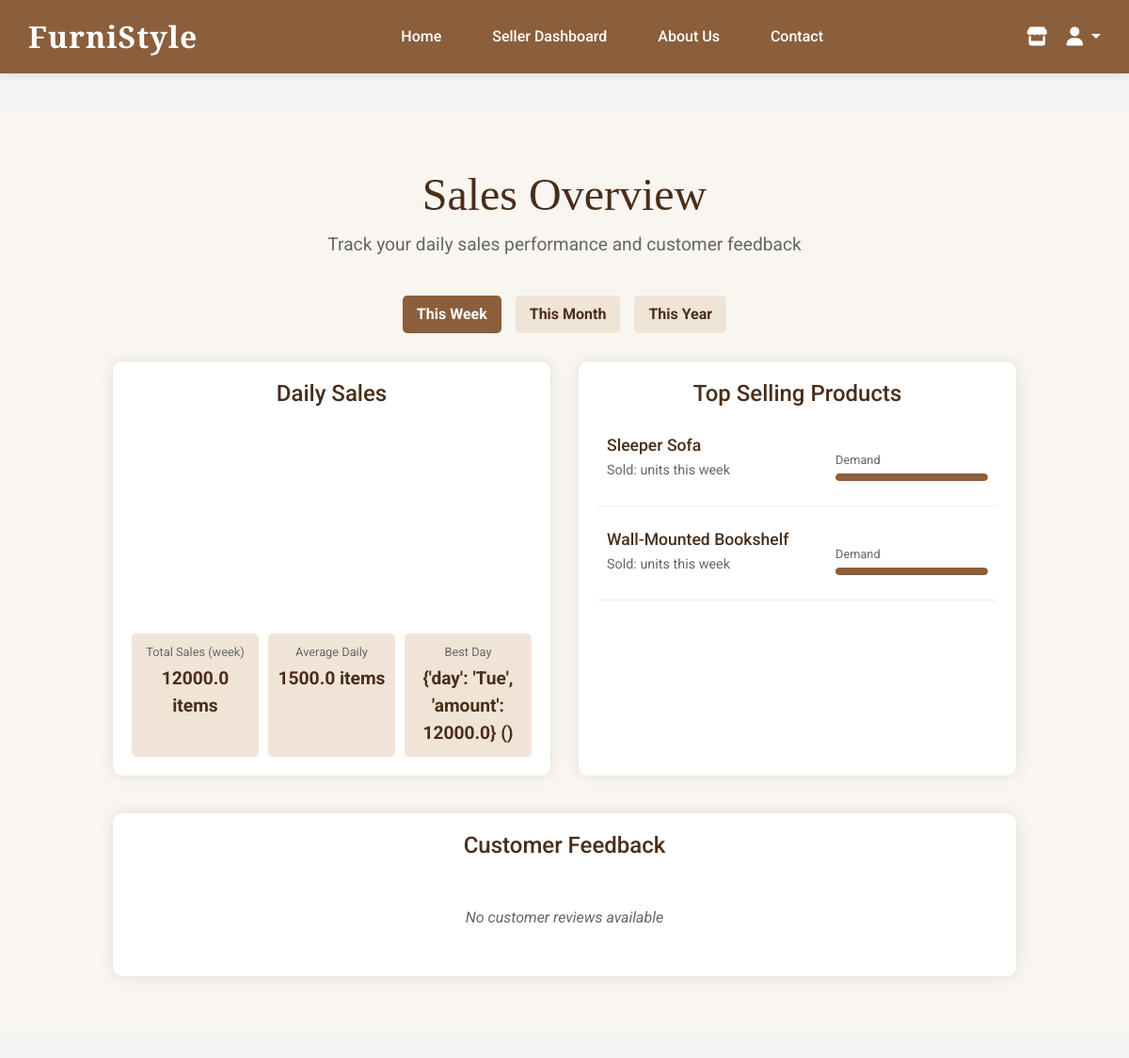
The app's page /sales-overview/ (signed in) with its own data.
### user/models.py (models this page shows, shortened)
class Product(models.Model):
    CATEGORY_CHOICES = [
        ('desks', 'Desks'),
        ('office-chairs', 'Office Chairs'),
        ('paintings', 'Paintings'),
        ('coffee-tables', 'Coffee Tables'),
        ('sofa-couches', 'Sofa and Couches'),
        ('bookshelves', 'Bookshelves'),
        ('side tables', 'Side Tables'),
        ('dining tables', 'Dining Tables'),
        ('dining chairs', 'Dining Chairs'),
        ('buffets and sideboards', 'Buffets and Sideboards'),
        ('bar carts', 'Bar Carts'),
        ('file cabinets', 'File Cabinets'),
        ('wall clocks', 'Wall Clocks'),
         ('doormats', 'Doormats'),
          ('fairy lights', 'Fairy Lights'),
          ('others', 'Others'),
    ]
    seller = models.ForeignKey(CustomUser, on_delete=models.CASCADE, related_name='products')
    name = models.CharField(max_length=100)
    description = models.TextField()
    price = models.DecimalField(max_digits=10, decimal_places=2)
    stock = models.IntegerField()
    image_url = models.URLField(blank=True)
    category = models.CharField(max_length=50, choices=CATEGORY_CHOICES)
    created_at = models.DateTimeField(auto_now_add=True)

### user/views.py (the view)
# urls.py: path('sales-overview/', views.sales_overview, name='sales_overview'),
@login_required
def sales_overview(request):
    if request.user.role != 'seller':
        return JsonResponse({'error': 'Unauthorized'}, status=403)
    period = request.GET.get('period', 'week')
    today = datetime.now().date()
    if period == 'week':
        start_date = today - timedelta(days=7)
    elif period == 'month':
        start_date = today - timedelta(days=30)
    else:  # year
        start_date = today - timedelta(days=365)
    seller_orders = Order.objects.filter(
        items__product__seller=request.user,
        created_at__date__gte=start_date,
        created_at__date__lte=today
    ).distinct()
    daily_sales = []
    for i in range((today - start_date).days + 1):
        current_date = start_date + timedelta(days=i)
        day_total = seller_orders.filter(
            created_at__date=current_date
        ).aggregate(
            total=Sum('total')
        )['total'] or 0
        daily_sales.append({
            'day': current_date.strftime('%a'),
            'amount': float(day_total)
        })
    total_sales = seller_orders.aggregate(
        total=Sum('total')
    )['total'] or 0
    avg_daily_sales = total_sales / len(daily_sales) if daily_sales else 0
    best_day = max(daily_sales, key=lambda x: x['amount'])
    top_products = OrderItem.objects.filter(
        order__in=seller_orders,
        product__seller=request.user
    ).values(
        'product__name',
        'product__price'
    ).annotate(
        total_quantity=Sum('quantity'),
        total_revenue=Sum(F('quantity') * F('product__price'))
    ).order_by('-total_quantity')[:5]
    top_products_data = [{
        'name': item['product__name'],
        'quantity': item['total_quantity'],
        'revenue': float(item['total_revenue'])
    } for item in top_products]
    customer_reviews = []
    context = {
        'daily_sales': daily_sales,
        'total_sales': float(total_sales),
        'avg_daily_sales': float(avg_daily_sales),
        'best_day': best_day,
        'top_products': top_products_data,
        'customer_reviews': customer_reviews,
        'period': period
    }
    return render(request, 'sales_overview.html', context)

### user/templates/sales_overview.html (shortened to what this page needs)
{% extends 'homepage.html' %}
{% load static %}
{% block content %}
<div class="sales-overview">
    <div class="sales-header">
        <h2>Sales Overview</h2>
        <p>Track your daily sales performance and customer feedback</p>
    </div>
    <div class="date-filter">
        <button class="active" data-period="week">This Week</button>
        <button data-period="month">This Month</button>
        <button data-period="year">This Year</button>
    </div>
    <div class="sales-container">
        <div class="sales-chart">
            <h3>Daily Sales</h3>
            <div class="chart-container">
            </div>
            <div class="chart-summary">
                <div class="summary-item">
                    <span class="summary-label">Total Sales ({{ period }})</span>
                    <span class="summary-value">{{ total_sales }} items</span>
                </div>
                <div class="summary-item">
                    <span class="summary-label">Average Daily</span>
                    <span class="summary-value">{{ avg_daily_sales }} items</span>
                </div>
                <div class="summary-item">
                    <span class="summary-label">Best Day</span>
                    <span class="summary-value">{{ best_day }} ({{ best_day_sales }})</span>
                </div>
            </div>
        </div>
        <div class="sales-details">
            <h3>Top Selling Products</h3>
            <div class="product-list">
                {% if top_products %}
                    {% for product in top_products %}
                        <div class="product-item">
                            <div class="product-info">
                                <h4>{{ product.name }}</h4>
                                <p>Sold: {{ product.sold_count }} units this {{ period }}</p>
                            </div>
                            <div class="product-demand">
                                <span class="demand-label">Demand</span>
                                <div class="demand-bar">
                                    <div class="demand-fill" style="width: {{ product.demand_percentage }}% ;"></div>
                                </div>
                            </div>
                        </div>
                    {% endfor %}
                {% else %}
                    <div class="no-data">No product sales data available</div>
                {% endif %}
            </div>
        </div>
    </div>
    <div class="seller-reviews">
        <h3>Customer Feedback</h3>
        <div class="review-container">
            {% if customer_reviews %}
                {% for review in customer_reviews %}
                    <div class="seller-review">
                        <div class="review-header">
                            <img src="{{ review.customer_photo }}" alt="{{ review.customer_name }}" class="reviewer-photo">
                            <div class="reviewer-details">
                                <span class="reviewer-name">{{ review.customer_name }}</span>
                                <span class="review-date">Purchased: {{ review.product_name }}</span>
                            </div>
                            <span class="review-rating">{{ review.rating }}</span>
                        </div>
                        <p class="review-comment">{{ review.comment }}</p>
                    </div>
                {% endfor %}
            {% else %}
                <div class="no-data">No customer reviews available</div>
            {% endif %}
        </div>
    </div>
</div>
{% endblock %}

### user/templates/sales_overview.html (style rules this page uses)
.sales-overview { background-color: #f9f5f0; padding: 60px 10%; margin: 40px 0; }
.sales-header { text-align: center; margin-bottom: 40px; }
.sales-header h2 { font-family: 'Playfair Display', serif; font-size: 3em; color: #492e19; margin-bottom: 10px; }
.sales-header p { font-size: 1.2em; color: #666; }
.sales-container { display: flex; flex-wrap: wrap; gap: 30px; margin-bottom: 40px; }
.sales-chart { flex: 1; min-width: 300px; background-color: white; border-radius: 10px; padding: 20px; box-shadow: 0 0 15px rgba(0, 0, 0, 0.1); }
.sales-chart h3 { font-size: 1.5em; color: #492e19; margin-bottom: 20px; text-align: center; }
.chart-container { display: flex; justify-content: space-between; align-items: flex-end; height: 200px; margin-bottom: 20px; }
.chart-summary { display: flex; justify-content: space-between; flex-wrap: wrap; gap: 10px; }
.summary-item { flex: 1; min-width: 100px; text-align: center; padding: 10px; background-color: #f0e4d7; border-radius: 5px; }
.summary-label { display: block; font-size: 0.8em; color: #666; margin-bottom: 5px; }
.summary-value { display: block; font-size: 1.2em; color: #492e19; font-weight: bold; }
.sales-details { flex: 1; min-width: 300px; background-color: white; border-radius: 10px; padding: 20px; box-shadow: 0 0 15px rgba(0, 0, 0, 0.1); }
.sales-details h3 { font-size: 1.5em; color: #492e19; margin-bottom: 20px; text-align: center; }
.product-list { display: flex; flex-direction: column; gap: 15px; }
.product-item { display: flex; justify-content: space-between; align-items: center; padding: 10px; border-bottom: 1px solid #eee; }
.product-info h4 { font-size: 1.1em; color: #492e19; margin-bottom: 5px; }
.product-info p { font-size: 0.9em; color: #666; }
.product-demand { width: 40%; }
.demand-label { display: block; font-size: 0.8em; color: #666; margin-bottom: 5px; }
.demand-bar { height: 8px; background-color: #eee; border-radius: 4px; overflow: hidden; }
.demand-fill { height: 100%; background-color: #8b5e3c; border-radius: 4px; }
.seller-reviews { background-color: white; border-radius: 10px; padding: 20px; box-shadow: 0 0 15px rgba(0, 0, 0, 0.1); }
.seller-reviews h3 { font-size: 1.5em; color: #492e19; margin-bottom: 20px; text-align: center; }
.review-container { display: flex; flex-direction: column; gap: 20px; }
.date-filter { display: flex; justify-content: center; gap: 15px; margin-bottom: 30px; }
.date-filter button { background-color: #f0e4d7; border: none; padding: 8px 15px; border-radius: 5px; cursor: pointer; font-weight: bold; color: #492e19; transition: all 0.3s ease; }
.date-filter button.active { background-color: #8b5e3c; color: white; }
.no-data { text-align: center; padding: 30px; color: #666; font-style: italic; }

### user/templates/homepage.html (style rules this page uses)
body { margin: 0; font-family: 'Roboto', sans-serif; background-color: #f5f5f5; }

### records on screen
Product: name "Sleeper Sofa", period "week"
Product: name "Wall-Mounted Bookshelf", period "week"

### other values on screen
{{ period }} "week"
{{ total_sales }} "12000.0"
{{ avg_daily_sales }} "1500.0"
{{ best_day }} "{'day': 'Tue', 'amount': 12000.0}"
